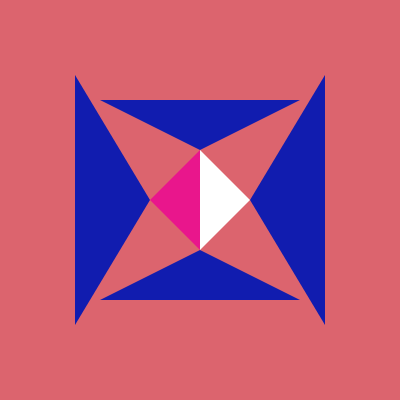
Frame 1 (no input)
Frame 60 (no input): identical to frame 1, image omitted
Frame 120 (the mouse pressed at the canvas centre since frame 60): identical to frame 1, image omitted

The p5.js sketch that drew this single still picture (run headless with seeded random() and noise() and a simulated clock; from frame 60 on, the mouse is pressed at the canvas centre):

// p5.js sketch
// ── sketch.js
function setup() {
  createCanvas(400, 400);
}

function draw() {
  background(220, 100, 110);
  translate(100, 100)
    push();
  scale(0.5)
 jacinta (200, 10, 50, 17, 28, 175, 233, 22, 140);
  pop();
  
}

  function jacinta(tam, tam2, esp, R, G, B, r, g, b){
fill(R, G, B)
  noStroke()
  triangle(0 - esp, 0 - esp, 0 - esp, 400 + esp, 100, 200)
  triangle(0, 0, 400, 0, 200, 100)
  triangle(400 + esp, 0 - esp, 400 + esp, 400 + esp, 300, 200)
  triangle(0, 400, 400, 400, 200, 300)
    fill(r, g, b)
  triangle(200, 100, 200, 300, tam2 + 90, tam2 + 190)
  fill(255, 255, 255)
   triangle(300, 200, 200, 100, tam, tam + 100)
  }
